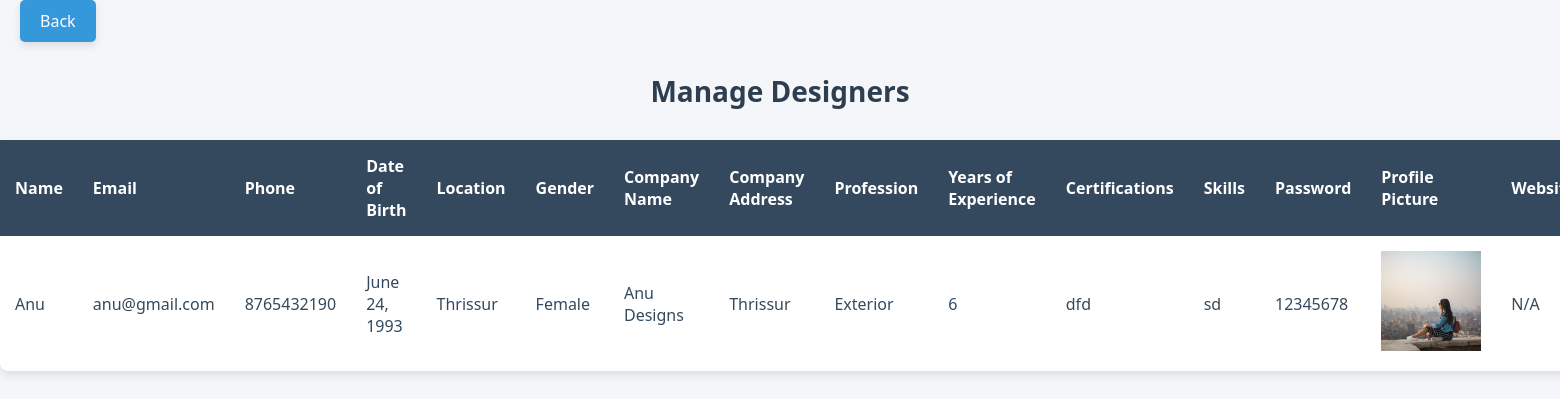
Screenshot of /manage_designers/ with the database file from the repository.
### realapp/models.py (models this page shows, shortened)
class Designer(models.Model):
    name = models.CharField(max_length=255)
    email = models.EmailField(unique=True)
    phone = models.CharField(max_length=15, blank=True, null=True)
    date_of_birth = models.DateField(null=True, blank=True)
    location = models.CharField(max_length=100, blank=True, null=True)
    gender = models.CharField(max_length=10, choices=[('Male', 'Male'), ('Female', 'Female'), ('Other', 'Other')], blank=True, null=True)
    company_name = models.CharField(max_length=255, blank=True, null=True)
    company_address = models.TextField(blank=True, null=True)
    profession = models.CharField(max_length=100, choices=[('Interior', 'Interior Design'), ('Exterior', 'Exterior Design')], blank=True, null=True)
    years_of_experience = models.IntegerField(default=0)
    certifications = models.TextField(blank=True, null=True)
    skills = models.TextField(blank=True, null=True)
    password = models.CharField(max_length=225)
    profile_picture = models.ImageField(upload_to='designer_profile_pics/', blank=True, null=True)
    website = models.URLField(blank=True, null=True)
    created_at = models.DateTimeField(auto_now_add=True)
    updated_at = models.DateTimeField(auto_now=True)

### realapp/views.py (the view)
# urls.py: path('manage_designers/', views.manage_designers, name='manage_designers'),
def manage_designers(request):
    designers = Designer.objects.all()
    return render(request, 'manage_designers.html', {'designers': designers})

### realapp/templates/manage_designers.html (shortened to what this page needs)
<!DOCTYPE html>
<html lang="en">
<head>
</head>
<body>
    <a href="{% url 'admin_dashboard' %}" class="back-button">Back</a>
    <h2>Manage Designers</h2>
    <table>
        <thead>
            <tr>
                <th>Name</th>
                <th>Email</th>
                <th>Phone</th>
                <th>Date of Birth</th>
                <th>Location</th>
                <th>Gender</th>
                <th>Company Name</th>
                <th>Company Address</th>
                <th>Profession</th>
                <th>Years of Experience</th>
                <th>Certifications</th>
                <th>Skills</th>
                <th>Password</th>
                <th>Profile Picture</th>
                <th>Website</th>
            </tr>
        </thead>
        <tbody>
            {% for designer in designers %}
            <tr>
                <td>{{ designer.name }}</td>
                <td>{{ designer.email }}</td>
                <td>{{ designer.phone }}</td>
                <td>{{ designer.date_of_birth }}</td>
                <td>{{ designer.location }}</td>
                <td>{{ designer.gender }}</td>
                <td>{{ designer.company_name }}</td>
                <td>{{ designer.company_address }}</td>
                <td>{{ designer.profession }}</td>
                <td>{{ designer.years_of_experience }}</td>
                <td>{{ designer.certifications }}</td>
                <td>{{ designer.skills }}</td>
                <td>{{ designer.password }}</td>
                <td>
                    {% if designer.profile_picture %}
                        <img src="{{ designer.profile_picture.url }}" alt="Profile Picture" style="width: 100px; height: 100px; object-fit: cover;">
                    {% else %}
                        No Image
                    {% endif %}
                </td>
                <td>
                    {% if designer.website %}
                        <a href="{{ designer.website }}" target="_blank">{{ designer.website }}</a>
                    {% else %}
                        N/A
                    {% endif %}
                </td>
            </tr>
            {% endfor %}
        </tbody>
    </table>
</body>
</html>

### realapp/templates/manage_designers.html (style rules this page uses)
body { font-family: 'Segoe UI', Tahoma, Geneva, Verdana, sans-serif; margin: 0; padding: 0; background-color: #f4f6f9; color: #34495e; }
h2 { text-align: center; font-size: 28px; margin: 30px 0; color: #2c3e50; }
table { width: 80%; margin: 0 auto; border-collapse: collapse; background-color: #fff; border-radius: 8px; box-shadow: 0 4px 10px rgba(0, 0, 0, 0.1); }
thead { background-color: #34495e; color: white; }
th, td { padding: 15px; text-align: left; font-size: 16px; }
th { font-weight: bold; }
.back-button { background-color: #3498db; color: white; padding: 10px 20px; font-size: 16px; border-radius: 5px; text-decoration: none; margin-bottom: 20px; display: block; width: fit-content; margin-left: 20px; margin-right: auto; box-shadow: 0 4px 8px rgba(0, 0, 0, 0.1); transition: background-color 0.3s, transform 0.3s; }

### rows the page displays
Designer: name "Anu", email "anu@gmail.com", phone "8765432190", date_of_birth "June 24, 1993", location "Thrissur", gender "Female", company_name "Anu Designs", company_address "Thrissur", profession "Exterior", years_of_experience "6", certifications "dfd", skills "sd", password "12345678", profile_picture (picture), website "N/A"
